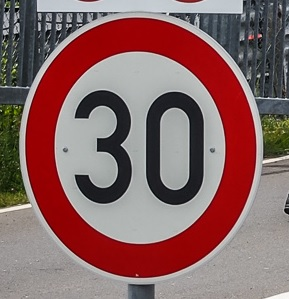
#> input picture proj3_traffic_sign_classifier/test/1.30km.jpg, 289 x 299 px; its folder holds only this picture in this run
$ jupyter execute --allow-errors Traffic_Sign_Classifier.ipynb   (shell and % lines are left out)
#> lines starting #> are read from the running program, lines starting #| are printed output that depends on the picture
# Self-Driving Car Engineer Nanodegree

## Deep Learning

## Project: Build a Traffic Sign Recognition Classifier

In this notebook, a template is provided for you to implement your functionality in stages, which is required to successfully complete this project. If additional code is required that cannot be included in the notebook, be sure that the Python code is successfully imported and included in your submission if necessary.

> **Note**: Once you have completed all of the code implementations, you need to finalize your work by exporting the iPython Notebook as an HTML document. Before exporting the notebook to html, all of the code cells need to have been run so that reviewers can see the final implementation and output. You can then export the notebook by using the menu above and navigating to  \n",
    "**File -> Download as -> HTML (.html)**. Include the finished document along with this notebook as your submission.

In addition to implementing code, there is a writeup to complete. The writeup should be completed in a separate file, which can be either a markdown file or a pdf document. There is a [write up template](https://github.com/udacity/CarND-Traffic-Sign-Classifier-Project/blob/master/writeup_template.md) that can be used to guide the writing process. Completing the code template and writeup template will cover all of the [rubric points](https://review.udacity.com/#!/rubrics/481/view) for this project.

The [rubric](https://review.udacity.com/#!/rubrics/481/view) contains "Stand Out Suggestions" for enhancing the project beyond the minimum requirements. The stand out suggestions are optional. If you decide to pursue the "stand out suggestions", you can include the code in this Ipython notebook and also discuss the results in the writeup file.

>**Note:** Code and Markdown cells can be executed using the **Shift + Enter** keyboard shortcut. In addition, Markdown cells can be edited by typically double-clicking the cell to enter edit mode.

---
## Step 0: Load The Data

[cell 1]
debugging = True

def debug(msg):
    if debugging:
        print(msg)

[cell 2]
# Load pickled data
import pickle

training_file = "traffic-signs-data/train.p"
validation_file = "traffic-signs-data/valid.p"
testing_file = "traffic-signs-data/test.p"

#> (the rest of this cell did not finish here and is left out)

---

## Step 1: Dataset Summary & Exploration

The pickled data is a dictionary with 4 key/value pairs:

- `'features'` is a 4D array containing raw pixel data of the traffic sign images, (num examples, width, height, channels).
- `'labels'` is a 1D array containing the label/class id of the traffic sign. The file `signnames.csv` contains id -> name mappings for each id.
- `'sizes'` is a list containing tuples, (width, height) representing the original width and height the image.
- `'coords'` is a list containing tuples, (x1, y1, x2, y2) representing coordinates of a bounding box around the sign in the image. **THESE COORDINATES ASSUME THE ORIGINAL IMAGE. THE PICKLED DATA CONTAINS RESIZED VERSIONS (32 by 32) OF THESE IMAGES**

Complete the basic data summary below. Use python, numpy and/or pandas methods to calculate the data summary rather than hard coding the results. For example, the [pandas shape method](http://pandas.pydata.org/pandas-docs/stable/generated/pandas.DataFrame.shape.html) might be useful for calculating some of the summary results.

### Provide a Basic Summary of the Data Set Using Python, Numpy and/or Pandas

[cell 3]
import numpy as np

### Replace each question mark with the appropriate value.
### Use python, pandas or numpy methods rather than hard coding the results

# TODO: Number of training examples
#> (the rest of this cell did not finish here and is left out)

### Include an exploratory visualization of the dataset

Visualize the German Traffic Signs Dataset using the pickled file(s). This is open ended, suggestions include: plotting traffic sign images, plotting the count of each sign, etc.

The [Matplotlib](http://matplotlib.org/) [examples](http://matplotlib.org/examples/index.html) and [gallery](http://matplotlib.org/gallery.html) pages are a great resource for doing visualizations in Python.

**NOTE:** It's recommended you start with something simple first. If you wish to do more, come back to it after you've completed the rest of the sections. It can be interesting to look at the distribution of classes in the training, validation and test set. Is the distribution the same? Are there more examples of some classes than others?

[cell 4]
import cv2 as cv

# [14 lines left out: function adj_hist, not called in this run]

def adj_hist_gray(img):
    gray = cv.cvtColor(img, cv.COLOR_RGB2GRAY)

    clahe = cv.createCLAHE(clipLimit=2.0, tileGridSize=(8,8))

    gray = clahe.apply(gray)

    return gray

[cell 5]
### Data exploration visualization code goes here.
### Feel free to use as many code cells as needed.
import matplotlib.pyplot as plt
from random import randint
# Visualizations will be shown in the notebook.

#> (the rest of this cell did not finish here and is left out)

[cell 6]
import tensorflow as tf

# [13 lines left out: function augment, not called in this run]

#> (the rest of this cell did not finish here and is left out)

#> (a cell that did not finish here is left out)

----

## Step 2: Design and Test a Model Architecture

Design and implement a deep learning model that learns to recognize traffic signs. Train and test your model on the [German Traffic Sign Dataset](http://benchmark.ini.rub.de/?section=gtsrb&subsection=dataset).

The LeNet-5 implementation shown in the [classroom](https://classroom.udacity.com/nanodegrees/nd013/parts/fbf77062-5703-404e-b60c-95b78b2f3f9e/modules/6df7ae49-c61c-4bb2-a23e-6527e69209ec/lessons/601ae704-1035-4287-8b11-e2c2716217ad/concepts/d4aca031-508f-4e0b-b493-e7b706120f81) at the end of the CNN lesson is a solid starting point. You'll have to change the number of classes and possibly the preprocessing, but aside from that it's plug and play!

With the LeNet-5 solution from the lecture, you should expect a validation set accuracy of about 0.89. To meet specifications, the validation set accuracy will need to be at least 0.93. It is possible to get an even higher accuracy, but 0.93 is the minimum for a successful project submission.

There are various aspects to consider when thinking about this problem:

- Neural network architecture (is the network over or underfitting?)
- Play around preprocessing techniques (normalization, rgb to grayscale, etc)
- Number of examples per label (some have more than others).
- Generate fake data.

Here is an example of a [published baseline model on this problem](http://yann.lecun.com/exdb/publis/pdf/sermanet-ijcnn-11.pdf). It's not required to be familiar with the approach used in the paper but, it's good practice to try to read papers like these.

### Pre-process the Data Set (normalization, grayscale, etc.)

Minimally, the image data should be normalized so that the data has mean zero and equal variance. For image data, `(pixel - 128)/ 128` is a quick way to approximately normalize the data and can be used in this project.

Other pre-processing steps are optional. You can try different techniques to see if it improves performance.

Use the code cell (or multiple code cells, if necessary) to implement the first step of your project.

[cell 8]
### Preprocess the data here. It is required to normalize the data. Other preprocessing steps could include
### converting to grayscale, etc.
### Feel free to use as many code cells as needed.

def preprocess(imgs):
    gray = np.zeros(imgs.shape[:-1])

    # Apply CLAHE to adjust history to fix light contrast
    for i in range(imgs.shape[0]):
        gray[i] = adj_hist_gray(imgs[i])
    # normalize images
    gray = (gray - 128) / 128

    return gray.reshape(imgs.shape[:-1] + (1,))

#> (the rest of this cell did not finish here and is left out)

#> (a cell that did not finish here is left out)

### Model Architecture

[cell 10]
EPOCHS = 15
BATCH_SIZE = 128

[cell 11]
from tensorflow.contrib.layers import flatten

# [61 lines left out: function model, not called in this run]

### Train, Validate and Test the Model

A validation set can be used to assess how well the model is performing. A low accuracy on the training and validation
sets imply underfitting. A high accuracy on the training set but low accuracy on the validation set implies overfitting.

#> (a cell that did not finish here is left out)

[cell 13]
# [9 lines left out: function evaluate, not called in this run]

[cell 14]
from sklearn.utils import shuffle

#> (the rest of this cell did not finish here and is left out)

#> (a cell that did not finish here is left out)

---

## Step 3: Test a Model on New Images

To give yourself more insight into how your model is working, download at least five pictures of German traffic signs from the web and use your model to predict the traffic sign type.

You may find `signnames.csv` useful as it contains mappings from the class id (integer) to the actual sign name.

### Load and Output the Images

[cell 16]
## Load the images and plot them here.
### Feel free to use as many code cells as needed.
import os

folder = './test/'
test_images = []

idx = 0
for img_name in sorted(os.listdir(folder)):
    image = plt.imread(folder+img_name)
#> image is the input picture: shape (299, 289, 3); mean R, G, B 136.5, 101.2, 100.8

    image_to_show = cv.resize(image, (200, 200), interpolation = cv.INTER_AREA)
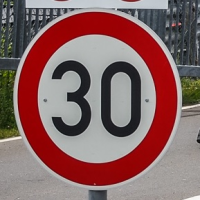
#> image_to_show: shape (200, 200, 3); mean R, G, B 136.5, 101.2, 100.8
    image = cv.resize(image, (32, 32), interpolation = cv.INTER_AREA)
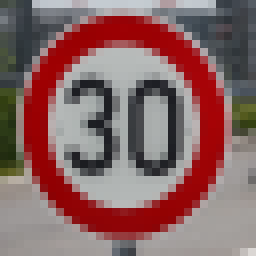
#> image: shape (32, 32, 3) (shown 8 times larger); mean R, G, B 136.5, 101.2, 100.8
    idx = idx+1
    sub=plt.subplot(1,7,idx)
    plt.imshow(image_to_show)
    plt.savefig("writeup_imgs/2.test_images.png")
    test_images.append(image)

test_images = np.asarray(test_images, dtype=np.uint8)
# print(test_images)
test_images = preprocess(test_images)
#> the loop in preprocess, `for i in range(imgs.shape[0]):` made 1 pass
#> pass 1, in adj_hist_gray, `gray = cv.cvtColor(img, cv.COLOR_RGB2GRAY)`:
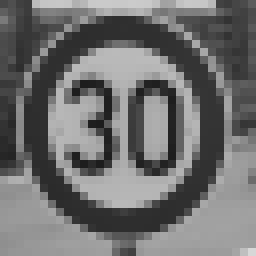
#> gray: shape (32, 32) (shown 8 times larger); min 29, max 215, mean 111.7
#> pass 1, in adj_hist_gray, `gray = clahe.apply(gray)`:
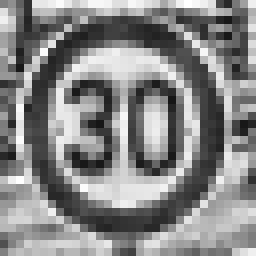
#> gray: shape (32, 32) (shown 8 times larger); min 22, max 255, mean 135

labels = [1, 22, 18, 38, 17, 23]

$ run again, on proj3_traffic_sign_classifier/test/2.bumpyRoad.jpg
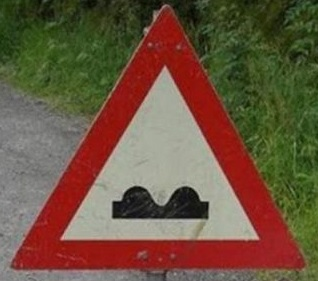
#> input picture proj3_traffic_sign_classifier/test/2.bumpyRoad.jpg, 318 x 281 px
#> image is the input picture: shape (281, 318, 3); mean R, G, B 108.2, 85, 63.6
#> `image_to_show = cv.resize(image, (200, 200), interpolation = cv.INTER_..`:
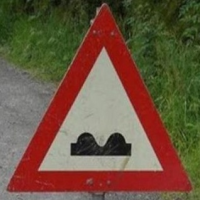
#> image_to_show: shape (200, 200, 3); mean R, G, B 108.2, 85, 63.6
#> image: shape (32, 32, 3)
#> the loop in preprocess, `for i in range(imgs.shape[0]):` made 1 pass
#> pass 1, in adj_hist_gray, `gray = clahe.apply(gray)`:
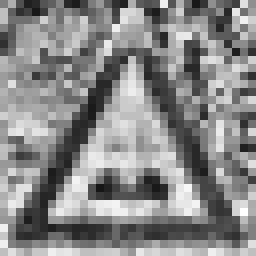
#> gray: shape (32, 32) (shown 8 times larger); min 22, max 255, mean 136.3

$ run again, on proj3_traffic_sign_classifier/test/3.caution.jpg
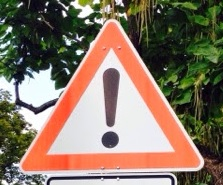
#> input picture proj3_traffic_sign_classifier/test/3.caution.jpg, 223 x 185 px
#> image is the input picture: shape (185, 223, 3); mean R, G, B 135.8, 117.6, 100.8
#> `image_to_show = cv.resize(image, (200, 200), interpolation = cv.INTER_..`:
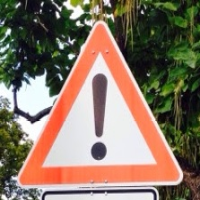
#> image_to_show: shape (200, 200, 3); mean R, G, B 135.6, 117.5, 100.7
#> image: shape (32, 32, 3)
#> the loop in preprocess, `for i in range(imgs.shape[0]):` made 1 pass
#> pass 1, in adj_hist_gray, `gray = clahe.apply(gray)`:
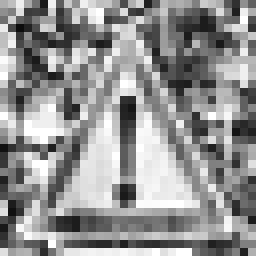
#> gray: shape (32, 32) (shown 8 times larger); min 12, max 255, mean 146.3
